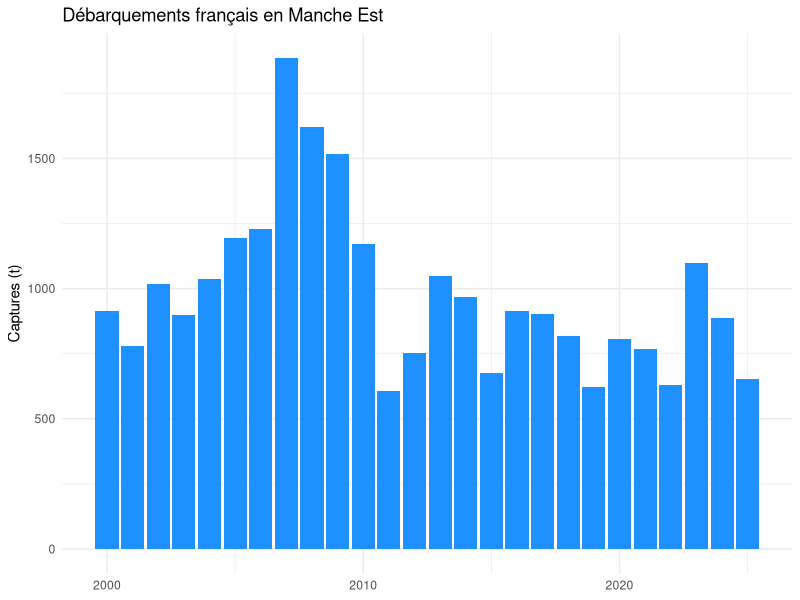
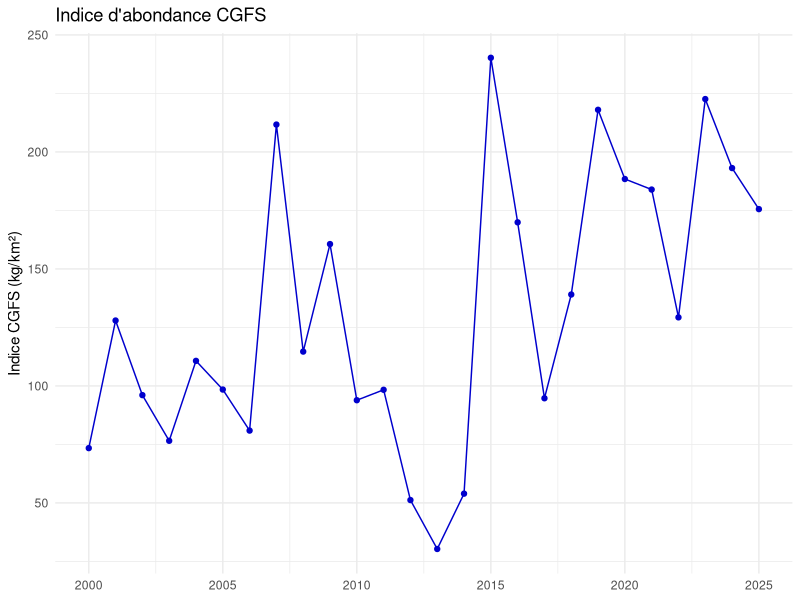
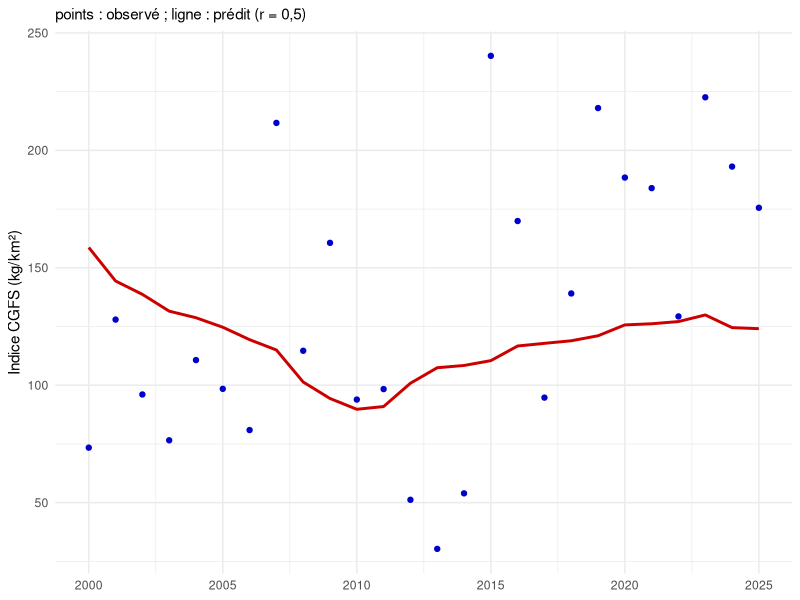
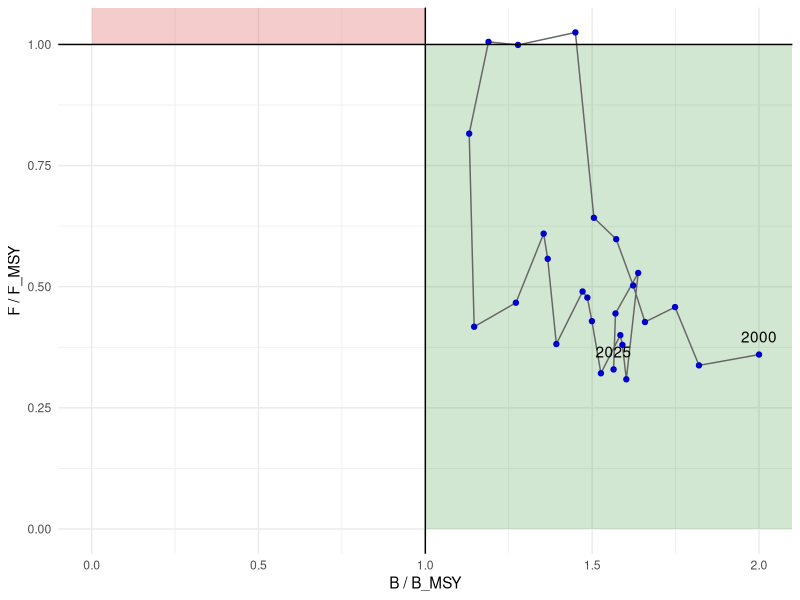

Write the R code that produced these figures, in order.
## ---- chunk 1
#| label: packages
if (!requireNamespace("ggplot2", quietly = TRUE)) install.packages("ggplot2")
library(ggplot2)
## ---- chunk 2
#| label: lecture-indices
indices <- read.csv("data/cgfs_indices.csv")
str(indices)
## ---- chunk 3
#| label: avous-donnees
# votre code ici

## ---- chunk 4
#| label: solution-donnees
#| fig-height: 3.5
espece_fao <- "BRB"                    # dorade grise ou griset
espece_sci <- "Spondyliosoma cantharus"
espece_sci %in% indices$spp

lan <- read.csv("data/landings.csv")
sp <- lan[lan$faocode == espece_fao & lan$year < 2026, ]
captures <- aggregate(totalweight ~ year, data = sp, FUN = sum)
captures$captures <- captures$totalweight / 1000

ind <- indices[indices$spp == espece_sci, c("year", "densite_kg_km2", "cv_kg")]

donnees <- merge(captures[, c("year", "captures")], ind, by = "year")
names(donnees) <- c("annee", "captures", "indice", "cv")
donnees

ggplot(donnees, aes(annee, captures)) +
  geom_col(fill = "dodgerblue") +
  labs(x = NULL, y = "Captures (t)", title = "Débarquements français en Manche Est") +
  theme_minimal()
ggplot(donnees, aes(annee, indice)) +
  geom_line(colour = "blue3") +
  geom_point(colour = "blue3") +
  labs(x = NULL, y = "Indice CGFS (kg/km²)", title = "Indice d'abondance CGFS") +
  theme_minimal()
## ---- chunk 5
#| label: fonctions
biomasse_suivante <- function(B, r, K, C = 0) {
  max(B + r * B * (1 - B / K) - C, 0)
}

simuler_serie <- function(B0, r, K, captures) {
  n <- length(captures)
  B <- numeric(n)
  B[1] <- B0
  for (t in 1:(n - 1)) {
    B[t + 1] <- biomasse_suivante(B[t], r, K, captures[t])
  }
  B
}

sce_schaefer <- function(par, captures, indice) {
  r <- exp(par[1])
  K <- exp(par[2])
  q <- exp(par[3])
  B <- simuler_serie(B0 = K, r, K, captures)
  B <- pmax(B, 1e-6)
  sum((log(indice) - log(q * B))^2)
}
## ---- chunk 6
#| label: avous-ajust
# votre code ici

## ---- chunk 7
#| label: solution-ajust
fit1 <- optim(log(c(0.3, 10000, 0.005)), sce_schaefer,
              captures = donnees$captures, indice = donnees$indice,
              control = list(maxit = 5000))
fit2 <- optim(log(c(0.5, 5000, 0.01)), sce_schaefer,
              captures = donnees$captures, indice = donnees$indice,
              control = list(maxit = 5000))
fit3 <- optim(log(c(0.2, 30000, 0.002)), sce_schaefer,
              captures = donnees$captures, indice = donnees$indice,
              control = list(maxit = 5000))
exp(fit1$par)
exp(fit2$par)
exp(fit3$par)

r1 <- exp(fit1$par[1])
K1 <- exp(fit1$par[2])
r1 * K1 / 4        # MSY
## ---- chunk 8
#| label: fonction-r-fixe
sce_schaefer_r <- function(par, r, captures, indice) {
  K <- exp(par[1])
  q <- exp(par[2])
  B <- simuler_serie(B0 = K, r, K, captures)
  B <- pmax(B, 1e-6)
  sum((log(indice) - log(q * B))^2)
}
## ---- chunk 9
#| label: avous-rfixe
# votre code ici

## ---- chunk 10
#| label: solution-rfixe
#| fig-height: 3.5
depart <- fit1$par[2:3]   # K et q de l'ajustement libre (en log)
fa <- optim(depart, sce_schaefer_r, r = 0.15,
            captures = donnees$captures, indice = donnees$indice,
            control = list(maxit = 5000))
fb <- optim(depart, sce_schaefer_r, r = 0.3,
            captures = donnees$captures, indice = donnees$indice,
            control = list(maxit = 5000))
fc <- optim(depart, sce_schaefer_r, r = 0.5,
            captures = donnees$captures, indice = donnees$indice,
            control = list(maxit = 5000))

# K estimés
Ka <- exp(fa$par[1])
Kb <- exp(fb$par[1])
Kc <- exp(fc$par[1])

# biomasses simulées
Ba <- simuler_serie(Ka, 0.15, Ka, donnees$captures)
Bb <- simuler_serie(Kb, 0.3, Kb, donnees$captures)
Bc <- simuler_serie(Kc, 0.5, Kc, donnees$captures)

n <- nrow(donnees)
C2025 <- donnees$captures[n]
resultats <- data.frame(
  r = c(0.15, 0.3, 0.5),
  K = round(c(Ka, Kb, Kc)),
  MSY = round(c(0.15 * Ka, 0.3 * Kb, 0.5 * Kc) / 4),
  B_Bmsy_2025 = round(c(Ba[n] / (Ka / 2), Bb[n] / (Kb / 2), Bc[n] / (Kc / 2)), 2),
  F_Fmsy_2025 = round(c((C2025 / Ba[n]) / (0.15 / 2),
                        (C2025 / Bb[n]) / (0.3 / 2),
                        (C2025 / Bc[n]) / (0.5 / 2)), 2),
  sce = round(c(fa$value, fb$value, fc$value), 2)
)
resultats

# indice observé et prédit pour r = 0.5
qc <- exp(fc$par[2])
donnees$indice_pred <- qc * Bc
ggplot(donnees, aes(annee)) +
  geom_point(aes(y = indice), colour = "blue3") +
  geom_line(aes(y = indice_pred), colour = "red3", linewidth = 1) +
  labs(x = NULL, y = "Indice CGFS (kg/km²)",
       subtitle = "points : observé ; ligne : prédit (r = 0,5)") +
  theme_minimal()
## ---- chunk 11
#| label: avous-kobe
# votre code ici

## ---- chunk 12
#| label: solution-kobe
#| fig-height: 4.5
donnees$B_Bmsy <- Bc / (Kc / 2)
donnees$F_Fmsy <- (donnees$captures / Bc) / (0.5 / 2)
ggplot(donnees, aes(B_Bmsy, F_Fmsy)) +
  annotate("rect", xmin = 0, xmax = 1, ymin = 1, ymax = Inf, fill = "red3", alpha = 0.2) +
  annotate("rect", xmin = 1, xmax = Inf, ymin = 0, ymax = 1, fill = "forestgreen", alpha = 0.2) +
  geom_path(colour = "grey40") +
  geom_point(colour = "blue3") +
  geom_text(data = donnees[c(1, nrow(donnees)), ], aes(label = annee), vjust = -1) +
  geom_vline(xintercept = 1) +
  geom_hline(yintercept = 1) +
  labs(x = "B / B_MSY", y = "F / F_MSY") +
  theme_minimal()
## ---- chunk 13
#| label: session
sessionInfo()
